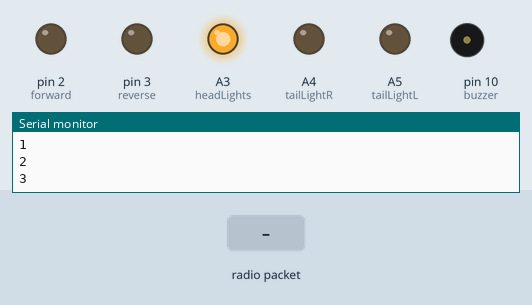
Recording of a sketch running on a simulated Arduino Nano, built with avr-gcc and run on an emulated ATmega328P. On the bench: output pins drawn as LEDs (lit = HIGH), buzzer (waves = sounding, pin HIGH), the last lines printed to the serial monitor. Inputs (shaded band) come from the test bench. No radio packets arrive unless stated.

Above: at 1.2 s.
1.3 s: radio packet "nrftest" arrives
At 2.2 s:
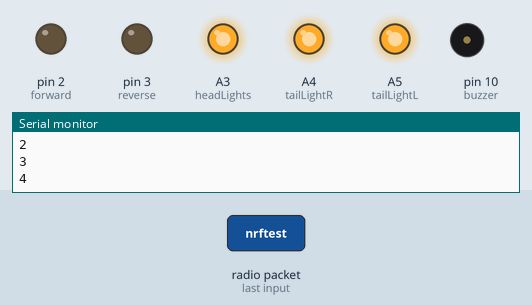
Timing chart, 0 to 4.3 s (numbered marks = the images above; inputs shaded):
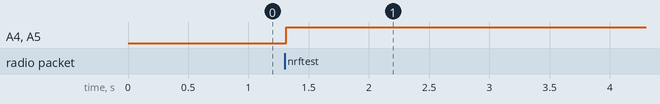

Measured:
- after the input at 1.3 s, A4 (tailLightR), A5 (tailLightL): LOW → HIGH at once

The sketch:

Car_Control_Code.ino
```cpp
#include <SPI.h>
#include <nRF24L01.h>
#include <RF24.h>

RF24 radio(7,8);

const int buzzer = 10;
const int headLights = A3;
const int tailLightR = A4;
const int tailLightL = A5;
const int steering = A6;
const int forward = 2;
const int reverse = 3;
const byte address[6] = "00001";
int clock = 0;

void setup() {
  // put your setup code here, to run once:
  pinMode(buzzer, OUTPUT);
  pinMode(headLights, OUTPUT);
  pinMode(tailLightR, OUTPUT);
  pinMode(tailLightL, OUTPUT);
  pinMode(steering, OUTPUT);
  pinMode(forward, OUTPUT);
  pinMode(reverse, OUTPUT);
  radio.begin();
  radio.openReadingPipe(0,address);
  radio.setPALevel(RF24_PA_MAX);
  radio.setDataRate(RF24_250KBPS);
  radio.startListening();
  Serial.begin(9600);
  digitalWrite(buzzer, LOW);
  digitalWrite(headLights, HIGH);
}

void loop() {
  clock = clock + 1;
  delay(1);
  if (clock > 49){
    clock = 0;
  }


  Serial.println(clock);
  char text[32] = "";
  if (radio.available()) {
    radio.read(&text, sizeof(text));
    String transData = String(text);
    Serial.println(transData);
    if (transData == "nrftest") {
      if (clock > 24){
      analogWrite(tailLightR, 130);
      analogWrite(tailLightL, 255);                      // wait for a second
      }
    else{
      analogWrite(tailLightR, 0);
      analogWrite(tailLightL, 0);
    }
      }
  }

}
```
